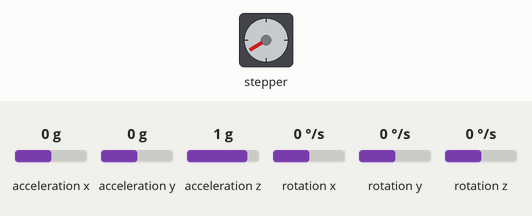
Bench run of a sketch on a simulated Arduino Uno, built with avr-gcc and run on an emulated ATmega328P. On the bench: stepper motor. Wiring (inferred from the names in the program): MPU-6050 motion sensor at I2C address 0x68; stepper motor driver (200 steps per turn assumed): step pin 3; direction pin 4. The test bench sets the inputs (shaded band); at power-on: acceleration x 0 g, acceleration z 1 g, rotation x 0 °/s, acceleration y 0 g, rotation y 0 °/s, rotation z 0 °/s. What the sketch prints to the serial monitor is not drawn.

Above: at 1.2 s.
1.3 s: acceleration x set to -1.4 g
At 1.66 s:
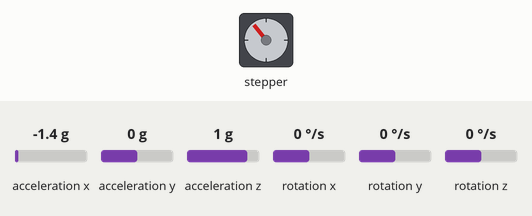
4.3 s: acceleration z set to -0.1 g
At 4.67 s:
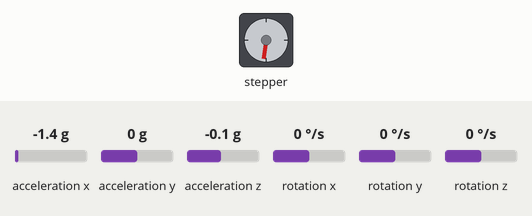
7.3 s: rotation x set to -9 °/s
At 7.68 s:
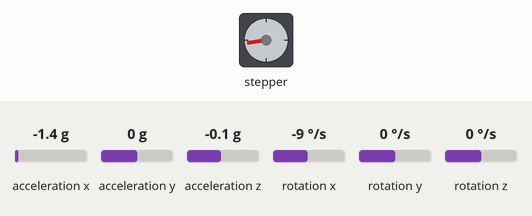
10.3 s: acceleration y set to -1.4 g
Timing chart, 0 to 14.3 s (numbered marks = the images above; inputs shaded):
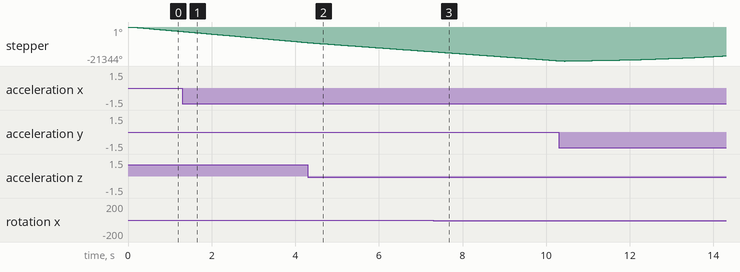

The sketch:

InvertedPendulum_TB6600.ino
```cpp
#include <Wire.h>
#include <PID_v1.h>

// === MPU6050 Setup ===
#define MPU_ADDR 0x68

// === Stepper Motor Pins (TB6600) ===
#define STEP_PIN 3
#define DIR_PIN 4

float angle = 0.0;
unsigned long lastUpdate = 0;
float alpha = 0.98;

// PID
double Setpoint, Input, Output;
PID myPID(&Input, &Output, &Setpoint, 5, 1, 1, DIRECT);

// Stepper Motor Control
unsigned long lastStepMicros = 0;
int pulseDelayMicros = 1000; // initial default
bool stepHigh = false;

void setup() {
  Wire.begin();
  Wire.setClock(80000);
  Serial.begin(115200);

  Wire.beginTransmission(MPU_ADDR);
  Wire.write(0x6B);
  Wire.write(0);
  Wire.endTransmission(true);

  pinMode(STEP_PIN, OUTPUT);
  pinMode(DIR_PIN, OUTPUT);

  Setpoint = 0.0;
  myPID.SetMode(AUTOMATIC);
  myPID.SetOutputLimits(-255, 255);
}

void loop() {
  // update angle every ~5ms
  if (micros() - lastUpdate > 2000) {
    lastUpdate = micros();
    updateAngle();
    Input = angle;
    myPID.Compute();

    Serial.print("Angle: ");
    Serial.print(angle, 2);
    Serial.print(" | PID Output: ");
    Serial.println(Output);

    // Set direction
    if (Output > 5) {
      digitalWrite(DIR_PIN, HIGH);
      pulseDelayMicros = map(Output, 5, 255, 3000, 500); // slower to faster
    } else if (Output < -5) {
      digitalWrite(DIR_PIN, LOW);
      pulseDelayMicros = map(-Output, 5, 255, 3000, 500);
    } else {
      pulseDelayMicros = 0; // stop stepping if very small output
    }
  }

  // Step the motor
  if (pulseDelayMicros > 0) {
    manageMotorStepping();
  }
}

void manageMotorStepping() {
  unsigned long now = micros();
  if (now - lastStepMicros >= pulseDelayMicros) {
    lastStepMicros = now;

    // Decide how many steps to move based on Output strength
    int steps = map(abs(Output), 5, 255, 1, 5);  // move 1 to 5 steps each time
    steps = constrain(steps, 1, 5);

    for (int i = 0; i < steps; i++) {
      digitalWrite(STEP_PIN, HIGH);
      delayMicroseconds(2);
      digitalWrite(STEP_PIN, LOW);
      delayMicroseconds(2);
    }
  }
}

void updateAngle() {
  Wire.beginTransmission(MPU_ADDR);
  Wire.write(0x3B);
  Wire.endTransmission(false);

  Wire.requestFrom(MPU_ADDR, 14, true);

  int16_t ax_raw = Wire.read() << 8 | Wire.read();
  int16_t ay_raw = Wire.read() << 8 | Wire.read();
  int16_t az_raw = Wire.read() << 8 | Wire.read();
  Wire.read(); Wire.read();
  int16_t gx_raw = Wire.read() << 8 | Wire.read();
  int16_t gy_raw = Wire.read() << 8 | Wire.read();
  int16_t gz_raw = Wire.read() << 8 | Wire.read();

  float ax = ax_raw / 16384.0;
  float ay = ay_raw / 16384.0;
  float az = az_raw / 16384.0;
  float gyroX = gx_raw / 131.0;

  float accAngle = atan2(ax, sqrt(ay * ay + az * az)) * 180.0 / PI;

  accAngle = accAngle + 90.0;
  if (ay < 0) {
    accAngle = -1 * accAngle;
  }

  static float lastTime = millis();
  float nowTime = millis();
  float dt = (nowTime - lastTime) / 1000.0;
  lastTime = nowTime;

  angle = alpha * (angle + gyroX * dt) + (1 - alpha) * accAngle;
}
```
